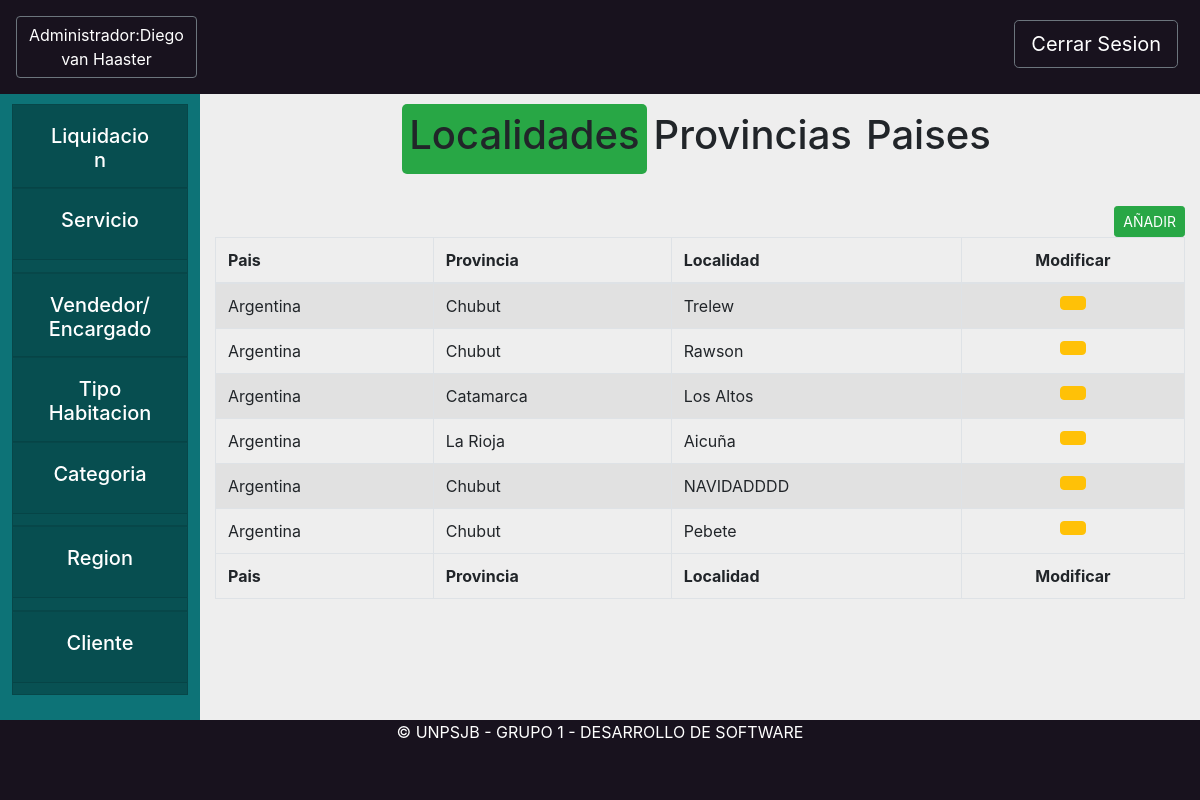
The app's page /core/region (signed in), older data.
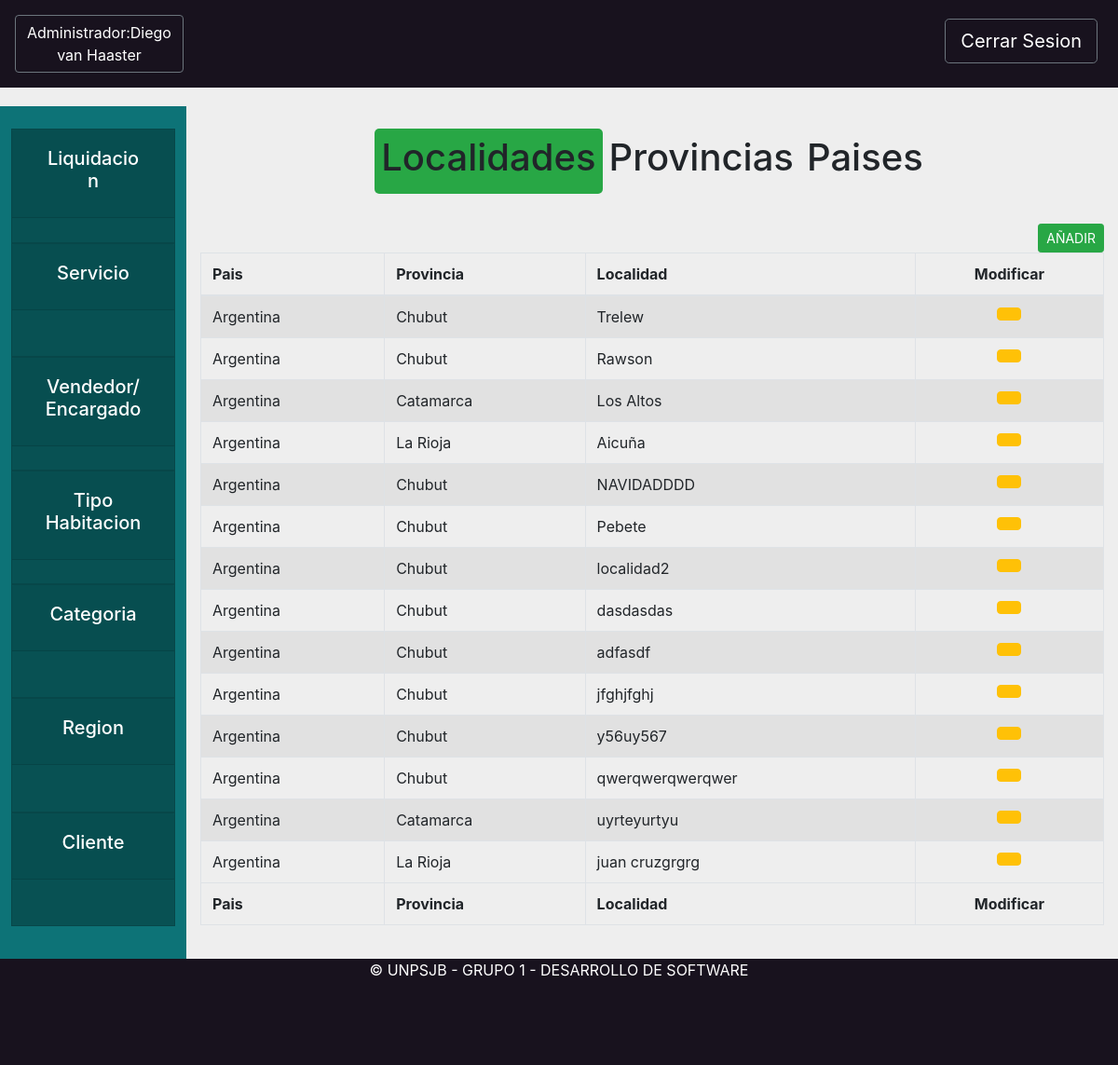
The same page, newer data.
### core/models.py (models this page shows, shortened)
class Persona(models.Model):
    DNI = 0
    PASAPORTE = 1
    LIBRETA = 2
    TIPOS_DOCUMENTO = (
        (DNI, "DNI"),
        (PASAPORTE, "PASAPORTE"),
        (LIBRETA, "LIBRETA")
    )
    objects = PersonaManager.from_queryset(PersonaQuerySet)()
    tipo_documento = models.PositiveSmallIntegerField(choices=TIPOS_DOCUMENTO)
    documento = models.CharField(max_length=13)
    nombre = models.CharField(max_length=200)
    apellido = models.CharField(max_length=200)
    usuario = models.OneToOneField(User, null=True, blank=True, on_delete=models.SET_NULL)

class Localidad(models.Model):
    objects = LocalidadManager.from_queryset(LocalidadQuerySet)()
    nombre = models.CharField(max_length=200)
    provincia = models.ForeignKey(Provincia, on_delete=models.CASCADE)
    def __str__(self):
        return self.nombre

class Provincia(models.Model):
    nombre = models.CharField(max_length=200)
    pais = models.ForeignKey(Pais, on_delete=models.CASCADE)
    def __str__(self):
        return self.nombre

class Pais(models.Model):
    nombre = models.CharField(max_length=200, unique=True)
    class Meta:
      verbose_name_plural = "Paises"
    def __str__(self):
        return self.nombre

### core/views.py (the view)
# urls.py: path('region',views.regionAdmin, name="opcionRegion"),
def regionAdmin(request):
    personaInstancia = request.user.persona
    paises = Pais.objects.all()
    provincias = Provincia.objects.all()
    localidades = Localidad.objects.all()
    return render(request, "core/regionAdmin.html", {"paises": paises, "localidades": localidades, "provincias": provincias,"administrador":personaInstancia})

### core/templates/core/regionAdmin.html (shortened to what this page needs)
{% extends 'base/base_administrador.html'%}
{% load static %}
{% block header %}
<button onclick="location.href='/core/homeAdministrador'" style="text-decoration:none"
    class="rounded-1 btn  btn-outline-secondary text-white ">Administrador:{% if administrador %}{{administrador.nombre}} {{administrador.apellido}}{% endif %}</button>
{% endblock header %}
{% block content %}
<div class="switch-toggle switch-3 switch-candy sm row justify-content-center my-4">
    <label for="ciudad" onclick='seleccionarEstado("ciudad")'>
        <h1>Localidades</h1>
    </label>
    <label for="provincia" onclick='seleccionarEstado("provincia")'>
        <h1>Provincias</h1>
    </label>
    <label for="pais" onclick='seleccionarEstado("pais")'>
        <h1>Paises</h1>
    </label>
</div>
<div class="formularioRegion" id="vistaLocalidades">
    <table id="example1" class="table table-striped table-bordered" style="width:100%">
        <thead>
            <tr>
                <button type="button" class="btn btn-success ml-4 float-right btn-sm" data-toggle="modal"
                    data-target="#crearLocalidad"
                    onclick="abrir_modal('{% url 'core:modalCrearLocalidad' %}','#crearLocalidad');">
                    AÑADIR</button>
                <th>Pais</th>
                <th>Provincia</th>
                <th>Localidad</th>
                <th>
                    <Center>Modificar</Center>
                </th>
            </tr>
        </thead>
        <tbody>
            {% for ciudad in localidades %}
            <tr>
                <td>{{ciudad.provincia.pais.nombre}}</td>
                <td>{{ciudad.provincia.nombre}}</td>
                <td>{{ciudad.nombre}}</td>
                <td>
                    <center>
                        <button type="button" class="btn btn-warning" data-toggle="modal"
                            data-target="#modificarLocalidad"
                            onclick="abrir_modal('{% url 'core:modalModificarLocalidad' ciudad %}','#modificarLocalidad');">
                        </button>
                    </center>
                </td>
            </tr>
            {% endfor %}
        </tbody>
        <tfoot>
            <tr>
                <th>Pais</th>
                <th>Provincia</th>
                <th>Localidad</th>
                <th>
                    <Center>Modificar</Center>
                </th>
            </tr>
        </tfoot>
    </table>
</div>
{% endblock content %}

### templates/base/base_administrador.html (shortened to what this page needs)
{% extends 'base/base.html'%}
{% load static %}
{% block tarjeta1 %}
<div class="card rounded-0">
    <div class="card-header" id="headingOne">
        <button class="btn btn-link btn-block text-white">
            <center>
                <h5> Liquidacion</h5>
            </center>
        </button>
    </div>
</div>
{% endblock tarjeta1 %}
{% block tarjeta2 %}
<div class="card rounded-0">
    <div class="card-header" id="headingOne">
        <button  onclick="location.href = '/core/servicio'" class="btn btn-link btn-block text-white">
            <center>
                <h5> Servicio</h5>
            </center>
        </button>
    </div>
</div>
{% endblock tarjeta2 %}
{% block tarjeta3 %}
<div class="card rounded-0">
    <div class="card-header" id="headingOne">
        <button onclick="location.href = '/core/vendedor'" class="btn btn-link btn-block text-white">
            <center>
                <h5> Vendedor/
                    Encargado
                </h5>
            </center>
        </button>
    </div>
</div>
{% endblock tarjeta3 %}
{% block tarjeta4 %}
<div class="card rounded-0">
    <div class="card-header" id="headingOne">
        <button  onclick="location.href = '/core/tipoHabitacion'" class="btn btn-link btn-block text-white">
            <center>
                <h5> Tipo Habitacion</h5>
            </center>
        </button>
    </div>
</div>
{% endblock tarjeta4 %}
{% block tarjeta5 %}
<div class="card rounded-0">
    <div class="card-header" id="headingOne">
        <button  onclick="location.href = '/core/categoria'" class="btn btn-link btn-block text-white">
            <center>
                <h5> Categoria</h5>
            </center>
        </button>
    </div>
</div>
{% endblock tarjeta5 %}
{% block tarjeta6 %}
<div class="card rounded-0">
    <div class="card-header" id="headingOne">
        <button onclick="location.href = '/core/region'" class="btn btn-link btn-block text-white">
            <center>
                <h5> Region</h5>
            </center>
        </button>
    </div>
</div>
{% endblock tarjeta6 %}
{% block tarjeta7 %}
<div class="card rounded-0">
    <div class="card-header" id="headingOne">
        <button onclick="location.href = '/core/clienteAdmin'" class="btn btn-link btn-block text-white">
            <center>
                <h5> Cliente</h5>
            </center>
        </button>
    </div>
</div>
{% endblock tarjeta7 %}

### templates/base/base.html (shortened to what this page needs)
{% load static %}
<html>
<head>
    <link rel="stylesheet" href="{% static '/css/sweetalert2.css' %}">
    <link rel="stylesheet" href="{% static '/css/bootstrap.min.css' %}">
    <link rel="stylesheet" href="{% static '/css/bootstrap.css' %}">
    <link rel="stylesheet" href="{% static '/css/dataTables.bootstrap4.min.css' %}">
    <link rel="stylesheet" href="{% static '/css/styleBase.css' %}">
    <link rel="stylesheet" href="{% static '/css/modal.css' %}">
    <link rel="stylesheet" href="{% static '/css/botones.css' %}">
</head>
<body class="bodyComplete">
    <div class="container-fluid mainHeader p-3 fixed-top">
        <div class="row">
            <div class="col-2">
                {% block header %}
                {% endblock header %}
            </div>
            <div class="col-8">
            </div>
            <div class="col-2">
                <button onclick="location.href='/core/logout'" style="text-decoration:none; align-items:right;"
                    class="rounded-1 btn btn-lg btn-outline-secondary text-white float-center mt-1  "> Cerrar Sesion
                </button>
            </div>
        </div>
    </div>
    <div class="container-fluid position-fixed  miEstiloPiola">
        <div class="row">
            <div class="col-2 px-1" id="sticky-sidebar">
                <div class="nav flex-column flex-nowrap vh-100 overflow-auto text-white p-2 pt-4 ">
                    {% block tarjeta1 %} {% endblock tarjeta1 %}
                    {% block tarjeta2 %} {% endblock tarjeta2 %}
                    {% block tarjeta3 %} {% endblock tarjeta3 %}
                    {% block tarjeta4 %} {% endblock tarjeta4 %}
                    {% block tarjeta5 %} {% endblock tarjeta5 %}
                    {% block tarjeta6 %} {% endblock tarjeta6 %}
                    {% block tarjeta7 %} {% endblock tarjeta7 %}
                </div>
            </div>
            <div class="col-10 position-relative pre-scrollable" id="main">
                {% block content %}
                {% endblock content %}
            </div>
        </div>
    </div>
    <div class="footer text-center mb-0 fixed-bottom">
        <div class="container">
            <p class="m-0 mbt1 text-white">&copy; UNPSJB - GRUPO 1 - DESARROLLO DE SOFTWARE</p>
        </div>
    </div>
    <link rel="stylesheet" href="{% static '/css/styleBase.css' %}">
    <link rel="stylesheet" href="{% static '/css/modal.css' %}">
    <link rel="stylesheet" href="{% static '/css/botones.css' %}">
</body>
</html>

### static/css/styleBase.css (style rules this page uses)
.mainHeader { background-color: #18121E; width: 100%; top: 0; }
.miEstiloPiola { margin-top: 10vh; overflow: auto; }
.pre-scrollable { max-height: 77vh; }
.card { background-color: #085153; height: 11%; }
.bodyComplete { background-color: #eeeeee; width: 100%; height: 100%; }
.footer { position: fixed; left: 0px; bottom: 0; background-color: #18121E; width: 100%; height: 10%; }
#sticky-sidebar { min-height: 100vh; background-color: #0d7377; }

### core/templates/core/regionAdmin.html (style rules this page uses)
.switch-toggle { margin-top: 1vh; }
.switch-toggle input+label { padding: 7px; float: center; cursor: pointer; }
.switch-toggle input:checked+label { background: #28a745; border-radius: 5px; }

Row changes from the older to the newer data that the page shows:
added Localidad: provincia.pais.nombre "Argentina", provincia.nombre "Chubut", nombre "localidad2"
added Localidad: provincia.pais.nombre "Argentina", provincia.nombre "Chubut", nombre "dasdasdas"
added Localidad: provincia.pais.nombre "Argentina", provincia.nombre "Chubut", nombre "adfasdf"
added Localidad: provincia.pais.nombre "Argentina", provincia.nombre "Chubut", nombre "jfghjfghj"
added Localidad: provincia.pais.nombre "Argentina", provincia.nombre "Chubut", nombre "y56uy567"
added Localidad: provincia.pais.nombre "Argentina", provincia.nombre "Chubut", nombre "qwerqwerqwerqwer"
added Localidad: provincia.pais.nombre "Argentina", provincia.nombre "Catamarca", nombre "uyrteyurtyu"
added Localidad: provincia.pais.nombre "Argentina", provincia.nombre "La Rioja", nombre "juan cruzgrgrg"
